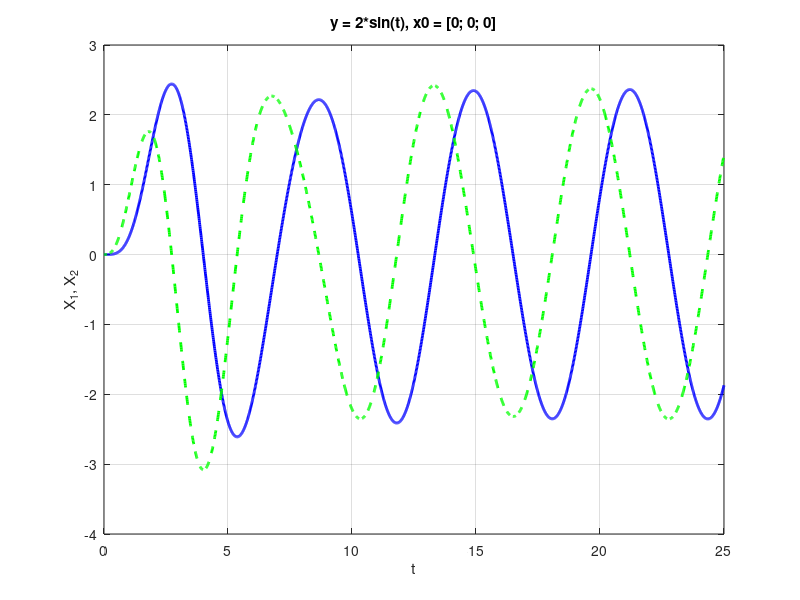

Source code (MATLAB):
clc;            % Очистка командного окна
clear all;      % Очистка всех переменных из рабочей области
close all;      % Закрытие всех открытых графиков

% Задание параметров системы
a0 = 5;
a1 = 4;
a2 = 2;
a3 = 1;
b0 = 5;

% Приведение системы к форме Коши
A = [0,      1,       0;
     0,      0,       1;
     -a0/a3, -a1/a3,  -a2/a3];

B = [0; 
     0; 
     b0/a3];

% Параметры моделирования
T = 25;                     % Общее время моделирования
h = 1e-2;                   % Шаг по времени
t = linspace(0, T, T/h);    % Временной вектор
x = zeros(3, length(t));    % Инициализация матрицы состояния

% Воздействие на систему
y = @(tx) 2 * sin(tx);      % Функция воздействия

% Начальные условия
x(:, 1) = [0; 0; 0];        % Начальные значения для x1, x2, x3

% Моделирование с использованием метода Рунге-Кутты 4-го порядка
for k = 2:length(t)
    % Вычисление первого приближения с учетом воздействия
    F1 = A * x(:, k-1) + B * y(t(k-1));

    % Вычисление второго приближения
    F2 = A * (x(:, k-1) + 2/3 * h * F1) + B * y(t(k-1) + 2/3 * h);

    % Обновление состояния
    x(:, k) = x(:, k-1) + h/4 * (F1 + 3 * F2);
end

% Построение графиков
figure;
plot(t, x(1, :), '-', 'Color', 'blue', 'LineWidth', 2);     % График x1
hold on;                                                    % Удерживаем текущую фигуру
plot(t, x(2, :), '--', 'Color', 'green', 'LineWidth', 2);   % График x2
grid on;                                                    % Включение сетки
xlabel('t');                                                % Подпись оси X
ylabel('X_1, X_2');                                         % Подпись оси Y
title('y = 2*sin(t), x0 = [0; 0; 0]');                      % Заголовок графика
